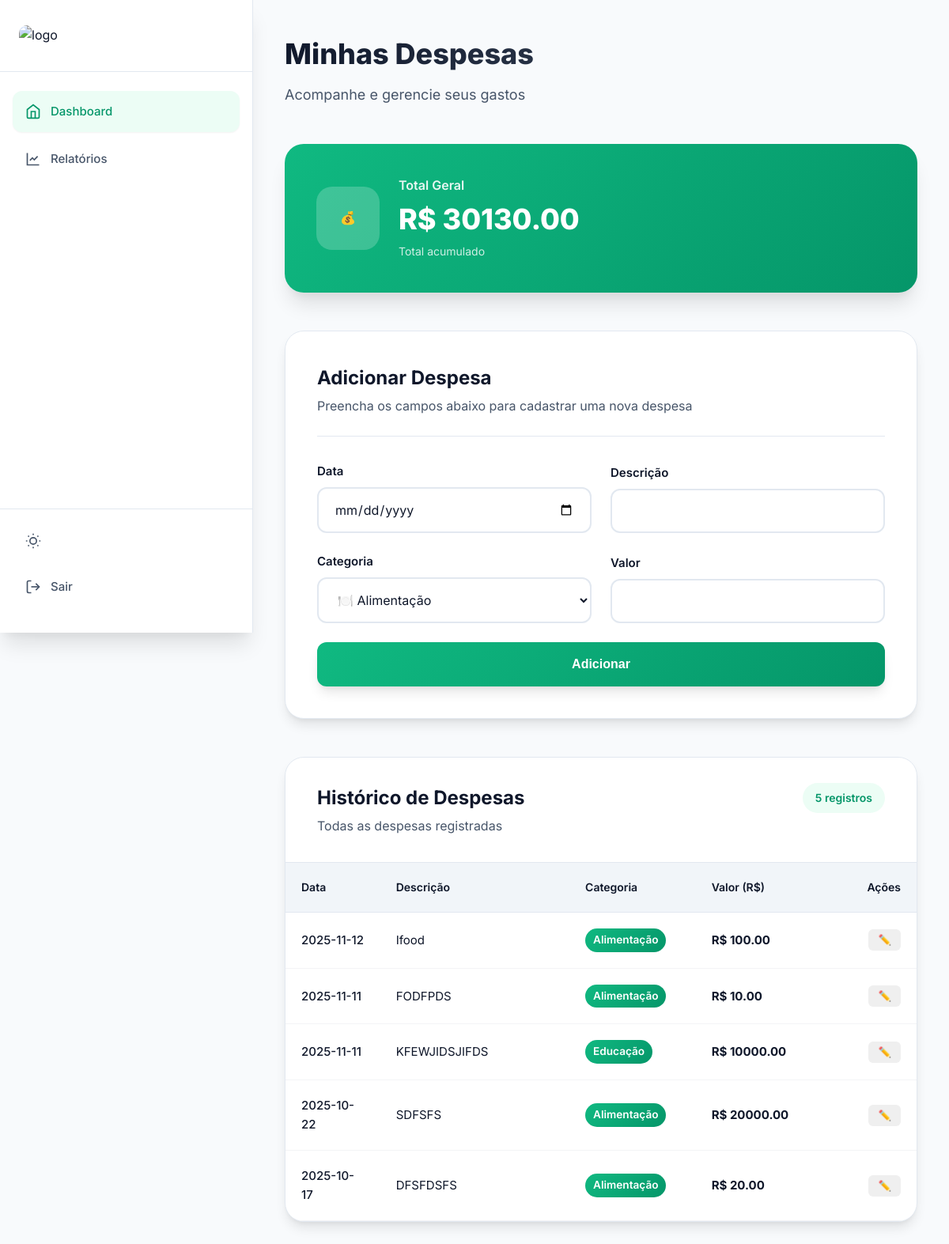
/ (signed in), run on the app's committed database.
### tables this page shows
CREATE TABLE despesas (
            id INTEGER PRIMARY KEY AUTOINCREMENT,
            data TEXT NOT NULL,
            descricao TEXT NOT NULL,
            categoria TEXT NOT NULL,
            valor REAL NOT NULL DEFAULT 0,
            usuario_id INTEGER NOT NULL,
            FOREIGN KEY (usuario_id) REFERENCES usuarios (id)
        );

### app.py (the view)
@app.route("/")
def index():
    if "usuario_id" not in session:
        return redirect(url_for("login"))
    usuario_id = session["usuario_id"]
    conn = sqlite3.connect("despesas.db")
    conn.row_factory = sqlite3.Row
    cursor = conn.cursor()
    cursor.execute("SELECT * FROM despesas WHERE usuario_id = ? ORDER BY data DESC", (usuario_id,))
    despesas = cursor.fetchall()
    total_geral = sum((d["valor"] or 0) for d in despesas) if despesas else 0
    conn.close()
    return render_template("index.html", despesas=despesas, total_geral=total_geral)

### templates/index.html (shortened to what this page needs)
{% extends "base.html" %}
{% block content %}
<div class="page-header">
    <h1>Minhas Despesas</h1>
    <p>Acompanhe e gerencie seus gastos</p>
</div>
<div class="summary-section">
    <div class="summary-card total-card">
        <div class="summary-icon">
            💰
        </div>
        <div class="summary-content">
            <h3>Total Geral</h3>
            <p class="summary-value">R$ {{ "%.2f"|format(total_geral) }}</p>
            <div class="summary-trend">
                <span>Total acumulado</span>
            </div>
        </div>
    </div>
</div>
<div class="form-section">
    <div class="section-header">
        <div class="section-title">
            <h2>Adicionar Despesa</h2>
            <p>Preencha os campos abaixo para cadastrar uma nova despesa</p>
        </div>
    </div>
    <form action="{{ url_for('adicionar') }}" method="POST" class="expense-form">
        <div class="form-row">
            <div class="form-group">
                <label>Data</label>
                <input type="date" name="data" required>
            </div>
            <div class="form-group">
                <label>Descrição</label>
                <input type="text" name="descricao" required>
            </div>
            <div class="form-group">
                <label>Categoria</label>
                <select name="categoria" required>
                    <option value="Alimentação">🍽️ Alimentação</option>
                </select>
            </div>
            <div class="form-group">
                <label>Valor</label>
                <input type="number" step="0.01" name="valor" required>
            </div>
        </div>
        <button type="submit" class="btn-primary">Adicionar</button>
    </form>
</div>
<div class="table-section">
    <div class="section-header">
        <div class="section-title">
            <h2>Histórico de Despesas</h2>
            <p>Todas as despesas registradas</p>
        </div>
        <span class="expense-count">{{ despesas|length }} registros</span>
    </div>
    <div class="table-container">
        <table class="expense-table">
            <thead>
                <tr>
                    <th>Data</th>
                    <th>Descrição</th>
                    <th>Categoria</th>
                    <th>Valor (R$)</th>
                    <th class="text-right">Ações</th>
                </tr>
            </thead>
            <tbody>
                {% for d in despesas %}
                <tr>
                    <td class="date-cell">{{ d["data"] }}</td>
                    <td class="description-cell">{{ d["descricao"] }}</td>
                    <td><span class="category-badge">{{ d["categoria"] }}</span></td>
                    <td class="value-cell">R$ {{ "%.2f"|format(d["valor"] or 0) }}</td>
                    <td class="text-right">
                        <div class="actions-menu">
                            <button class="menu-toggle" onclick="toggleMenu('{{ d['id'] }}')">✏️</button>
                        </div>
                    </td>
                </tr>
                {% else %}
                <tr>
                    <td colspan="5" class="text-center">Nenhuma despesa cadastrada</td>
                </tr>
                {% endfor %}
            </tbody>
        </table>
    </div>
</div>
{% endblock %}

### templates/base.html (shortened to what this page needs)
<!DOCTYPE html>
<html lang="pt-br">
<head>
    <link rel="stylesheet" href="{{ url_for('static', filename='style.css') }}">
</head>
<body class="light-mode">
    <aside class="sidebar" id="sidebar">
        <div class="sidebar-header">
            <div class="logo-container">
                <div class="logo-icon">
                    <img src="{{ url_for('static', filename='images/icon.png') }}" alt="logo" class="sidebar-logo">
                </div>
            </div>
        </div>
        <nav class="sidebar-nav">
            <a href="{{ url_for('index') }}" class="nav-item" data-page="dashboard">
                <svg class="nav-icon" width="20" height="20" viewBox="0 0 24 24" fill="none" stroke="currentColor" stroke-width="2">
                    <path d="M3 9l9-7 9 7v11a2 2 0 0 1-2 2H5a2 2 0 0 1-2-2z"/>
                    <polyline points="9,22 9,12 15,12 15,22"/>
                </svg>
                <span class="nav-text">Dashboard</span>
            </a>
            <a href="{{ url_for('relatorio') }}" class="nav-item" data-page="reports">
                <svg class="nav-icon" width="20" height="20" viewBox="0 0 24 24" fill="none" stroke="currentColor" stroke-width="2">
                    <path d="M3 3v18h18"/>
                    <path d="M18.7 8l-5.1 5.2-2.8-2.7L7 14.3"/>
                </svg>
                <span class="nav-text">Relatórios</span>
            </a>
        </nav>
        <div class="theme-toggle-container">
            <button class="theme-toggle" id="themeToggle">
                <svg class="sun-icon" width="20" height="20" viewBox="0 0 24 24" fill="none" stroke="currentColor" stroke-width="2">
                    <circle cx="12" cy="12" r="5"/>
                    <path d="M12 1v2M12 21v2M4.22 4.22l1.42 1.42M18.36 18.36l1.42 1.42M1 12h2M21 12h2M4.22 19.78l1.42-1.42M18.36 5.64l1.42-1.42"/>
                </svg>
            </button>
            <a href="{{ url_for('logout') }}" class="theme-toggle" style="margin-top: 8px; text-decoration: none;">
                <svg width="20" height="20" viewBox="0 0 24 24" fill="none" stroke="currentColor" stroke-width="2">
                    <path d="M9 21H5a2 2 0 0 1-2-2V5a2 2 0 0 1 2-2h4"/>
                    <polyline points="16 17 21 12 16 7"/>
                    <line x1="21" y1="12" x2="9" y2="12"/>
                </svg>
                <span>Sair</span>
            </a>
        </div>
    </aside>
    <main class="main-content">
        <div class="content-wrapper">
            {% block content %}{% endblock %}
        </div>
    </main>
</body>
</html>

### templates/index.html (style rules this page uses)
.expense-table { width: 100%; border-collapse: collapse; font-size: 0.95rem; table-layout: fixed; }
.expense-table thead tr { display: table-row !important; }
.expense-table th { display: table-cell !important; background: #f9fafb; color: #374151; text-align: left; padding: 12px 14px; font-weight: 600; border-bottom: 1px solid #e5e7eb; white-space: nowrap; }
.expense-table td { display: table-cell; padding: 12px 14px; border-bottom: 1px solid #f3f4f6; color: #1f2937; vertical-align: middle; }
.expense-table th:nth-child(1), .expense-table td:nth-child(1) { width: 15%; }
.expense-table th:nth-child(2), .expense-table td:nth-child(2) { width: 30%; }
.expense-table th:nth-child(3), .expense-table td:nth-child(3) { width: 20%; }
.expense-table th:nth-child(4), .expense-table td:nth-child(4) { width: 20%; }
.expense-table th:nth-child(5), .expense-table td:nth-child(5) { width: 15%; text-align: right; }
.category-badge { background-color: #10b981; color: white; border-radius: 16px; padding: 4px 10px; font-size: 0.85rem; }

### data on the page
despesas: data "2025-11-12", descricao "Ifood", categoria "Alimentação", valor "100.00"
despesas: data "2025-11-11", descricao "FODFPDS", categoria "Alimentação", valor "10.00"
despesas: data "2025-11-11", descricao "KFEWJIDSJIFDS", categoria "Educação", valor "10000.00"
despesas: data "2025-10-22", descricao "SDFSFS", categoria "Alimentação", valor "20000.00"
despesas: data "2025-10-17", descricao "DFSFDSFS", categoria "Alimentação", valor "20.00"

### other printed values
{{ "%.2f"|format(total_geral) }} "30130.00"
{{ despesas|length }} "5"
